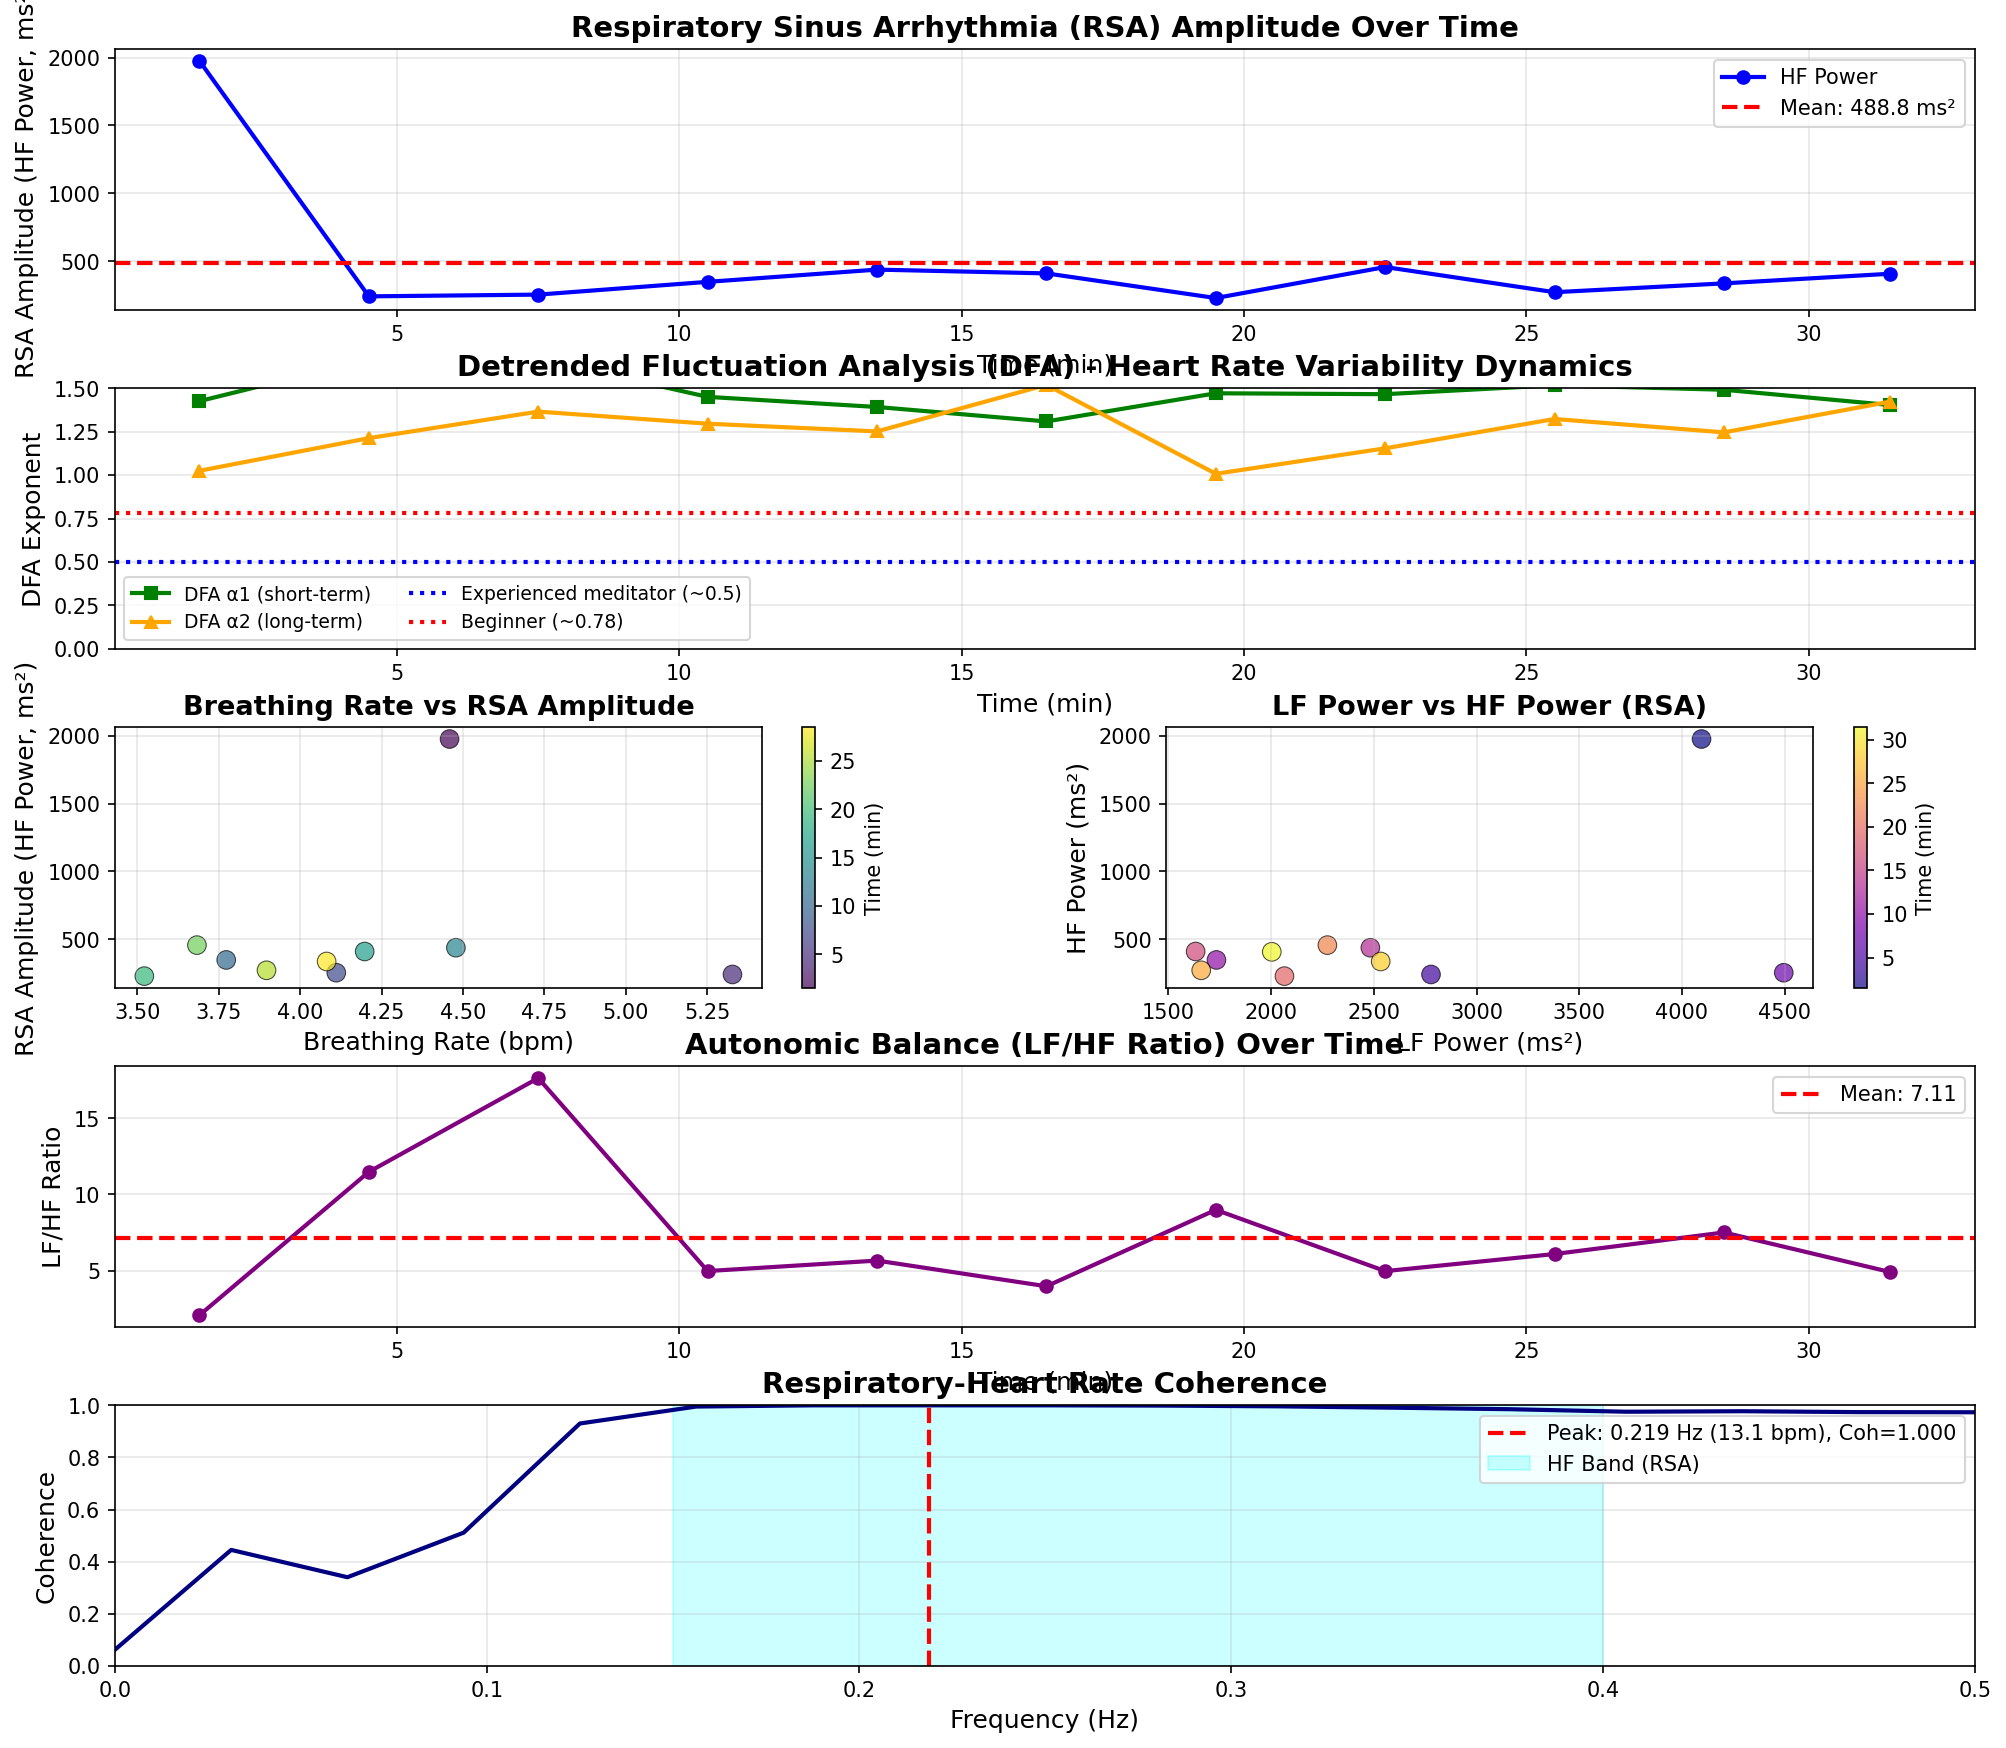

Here is the Python script that generated this plot:
#!/usr/bin/env python3
"""
呼吸性洞性不整脈（RSA）分析スクリプト

RSA（Respiratory Sinus Arrhythmia）は呼吸に同期した心拍変動で、
副交感神経活動の指標として重要です。

主要分析項目:
1. RSA振幅の時系列変化（HF Power基準）
2. 呼吸-心拍の同期性（Coherence分析）
3. DFA分析（ゆらぎ解析）
4. 周波数領域解析（HF/LF比較）

参考文献:
- Heart rate dynamics in different levels of Zen meditation
  (International Journal of Cardiology, 2010)
- 経験豊富な瞑想者: DFA ≈ 0.5
- 初心者: DFA ≈ 0.78
"""

import sys
from pathlib import Path

import matplotlib
matplotlib.use('Agg')
import matplotlib.pyplot as plt
import neurokit2 as nk
import numpy as np
import pandas as pd
from scipy import signal, interpolate

# プロジェクトルートをパスに追加
project_root = Path(__file__).resolve().parents[2]
sys.path.insert(0, str(project_root))

from lib.loaders.selfloops import load_selfloops_csv, get_hrv_data
from lib.sensors.ecg.respiration import (
    calculate_breathing_rate,
    analyze_breathing_hrv_correlation
)


def calculate_rsa_amplitude(rr_intervals, sampling_rate=1000, method='hf_power'):
    """
    RSA振幅を計算

    Parameters
    ----------
    rr_intervals : np.ndarray
        R-R間隔（ms）
    sampling_rate : int
        サンプリングレート（Hz）
    method : str
        'hf_power': HF成分のパワー（ms²）
        'peak_valley': ピーク-バレー差分（bpm）

    Returns
    -------
    float
        RSA振幅
    """
    if len(rr_intervals) < 10:
        return np.nan

    try:
        if method == 'hf_power':
            # HF成分（0.15-0.4 Hz）のパワーでRSA振幅を評価
            peaks = nk.intervals_to_peaks(rr_intervals, sampling_rate=sampling_rate)
            hrv_freq = nk.hrv_frequency(peaks, sampling_rate=sampling_rate,
                                       show=False, normalize=False)
            return hrv_freq['HRV_HF'].values[0]
        elif method == 'peak_valley':
            # 心拍数の最大-最小差でRSA振幅を評価
            hr = 60000.0 / rr_intervals
            return np.max(hr) - np.min(hr)
    except Exception:
        return np.nan


def calculate_dfa(rr_intervals, sampling_rate=1000):
    """
    DFA (Detrended Fluctuation Analysis) を計算

    ゆらぎの長期相関を評価する指標
    - DFA < 0.5: 反相関（平均への回帰傾向）
    - DFA ≈ 0.5: ランダムウォーク
    - 0.5 < DFA < 1.0: 長期相関
    - DFA ≈ 1.0: 1/fノイズ（ピンクノイズ）

    瞑想の文脈:
    - 経験豊富な瞑想者: DFA ≈ 0.5
    - 初心者: DFA ≈ 0.78

    Parameters
    ----------
    rr_intervals : np.ndarray
        R-R間隔（ms）
    sampling_rate : int
        サンプリングレート（Hz）

    Returns
    -------
    dict
        - dfa_alpha1: 短期スケールのDFA指数
        - dfa_alpha2: 長期スケールのDFA指数
    """
    if len(rr_intervals) < 50:
        return {'dfa_alpha1': np.nan, 'dfa_alpha2': np.nan}

    try:
        peaks = nk.intervals_to_peaks(rr_intervals, sampling_rate=sampling_rate)
        hrv_nonlinear = nk.hrv_nonlinear(peaks, sampling_rate=sampling_rate, show=False)

        return {
            'dfa_alpha1': hrv_nonlinear['HRV_DFA_alpha1'].values[0],
            'dfa_alpha2': hrv_nonlinear['HRV_DFA_alpha2'].values[0]
        }
    except Exception:
        return {'dfa_alpha1': np.nan, 'dfa_alpha2': np.nan}


def calculate_respiratory_heart_coherence(hr_signal, rsp_signal, fs=8.0):
    """
    呼吸-心拍間のコヒーレンスを計算

    Parameters
    ----------
    hr_signal : np.ndarray
        心拍数時系列
    rsp_signal : np.ndarray
        呼吸信号時系列
    fs : float
        サンプリング周波数（Hz）

    Returns
    -------
    dict
        - coherence_freq: コヒーレンス周波数軸
        - coherence: コヒーレンス値
        - peak_coherence: 最大コヒーレンス値
        - peak_freq: 最大コヒーレンスの周波数
    """
    # コヒーレンス計算（welch法）
    f, Cxy = signal.coherence(hr_signal, rsp_signal, fs=fs, nperseg=min(256, len(hr_signal)))

    # 呼吸帯域（0.05-0.5 Hz）での最大コヒーレンス
    mask = (f >= 0.05) & (f <= 0.5)
    f_br = f[mask]
    Cxy_br = Cxy[mask]

    if len(Cxy_br) > 0:
        peak_idx = np.argmax(Cxy_br)
        peak_coherence = Cxy_br[peak_idx]
        peak_freq = f_br[peak_idx]
    else:
        peak_coherence = np.nan
        peak_freq = np.nan

    return {
        'coherence_freq': f,
        'coherence': Cxy,
        'peak_coherence': peak_coherence,
        'peak_freq': peak_freq
    }


def analyze_rsa_time_series(hrv_data, window_minutes=3):
    """
    RSA指標の時系列変化を分析

    Parameters
    ----------
    hrv_data : dict
        HRVデータ
    window_minutes : float
        ウィンドウサイズ（分）

    Returns
    -------
    pd.DataFrame
        時系列RSA指標
    """
    window_sec = window_minutes * 60
    rr_intervals = hrv_data['rr_intervals_clean']
    rr_time = hrv_data['time']
    total_duration = rr_time[-1]

    results = []

    for start_time in np.arange(0, total_duration, window_sec):
        end_time = min(start_time + window_sec, total_duration)
        timestamp_min = (start_time + end_time) / 2 / 60

        # ウィンドウ内のR-R間隔
        mask = (rr_time >= start_time) & (rr_time < end_time)
        rr_window = rr_intervals[mask]

        if len(rr_window) > 50:
            # RSA振幅（HF Power）
            rsa_amplitude = calculate_rsa_amplitude(rr_window, method='hf_power')

            # DFA指標
            dfa = calculate_dfa(rr_window)

            # 基本HRV指標
            try:
                peaks = nk.intervals_to_peaks(rr_window, sampling_rate=1000)
                hrv_time = nk.hrv_time(peaks, sampling_rate=1000, show=False)
                hrv_freq = nk.hrv_frequency(peaks, sampling_rate=1000, show=False, normalize=False)

                rmssd = hrv_time['HRV_RMSSD'].values[0]
                sdnn = hrv_time['HRV_SDNN'].values[0]
                lf_power = hrv_freq['HRV_LF'].values[0]
                hf_power = hrv_freq['HRV_HF'].values[0]
                lf_hf = hrv_freq['HRV_LFHF'].values[0]
            except Exception:
                rmssd = np.nan
                sdnn = np.nan
                lf_power = np.nan
                hf_power = np.nan
                lf_hf = np.nan
        else:
            rsa_amplitude = np.nan
            dfa = {'dfa_alpha1': np.nan, 'dfa_alpha2': np.nan}
            rmssd = np.nan
            sdnn = np.nan
            lf_power = np.nan
            hf_power = np.nan
            lf_hf = np.nan

        results.append({
            'Time (min)': timestamp_min,
            'RSA Amplitude (HF Power, ms^2)': rsa_amplitude,
            'DFA α1': dfa['dfa_alpha1'],
            'DFA α2': dfa['dfa_alpha2'],
            'RMSSD (ms)': rmssd,
            'SDNN (ms)': sdnn,
            'LF Power (ms^2)': lf_power,
            'HF Power (ms^2)': hf_power,
            'LF/HF': lf_hf
        })

    return pd.DataFrame(results)


def plot_rsa_analysis(hrv_data, rsa_metrics_df, breathing_result, coherence_result, output_dir):
    """
    RSA分析結果を可視化

    Parameters
    ----------
    hrv_data : dict
        HRVデータ
    rsa_metrics_df : pd.DataFrame
        RSA時系列指標
    breathing_result : RespirationResult
        呼吸分析結果
    coherence_result : dict
        コヒーレンス分析結果
    output_dir : Path
        出力ディレクトリ
    """
    fig = plt.figure(figsize=(16, 14))
    gs = fig.add_gridspec(5, 2, hspace=0.3, wspace=0.3)

    # (1) RSA振幅の時系列変化
    ax1 = fig.add_subplot(gs[0, :])
    time = rsa_metrics_df['Time (min)']
    rsa_amp = rsa_metrics_df['RSA Amplitude (HF Power, ms^2)']
    ax1.plot(time, rsa_amp, 'o-', linewidth=2, markersize=6, color='blue', label='HF Power')
    ax1.axhline(np.nanmean(rsa_amp), color='red', linestyle='--', linewidth=2,
               label=f'Mean: {np.nanmean(rsa_amp):.1f} ms²')
    ax1.set_xlabel('Time (min)', fontsize=12)
    ax1.set_ylabel('RSA Amplitude (HF Power, ms²)', fontsize=12)
    ax1.set_title('Respiratory Sinus Arrhythmia (RSA) Amplitude Over Time',
                 fontsize=14, fontweight='bold')
    ax1.legend(fontsize=10)
    ax1.grid(True, alpha=0.3)

    # (2) DFA指標の時系列変化
    ax2 = fig.add_subplot(gs[1, :])
    dfa1 = rsa_metrics_df['DFA α1']
    dfa2 = rsa_metrics_df['DFA α2']
    ax2.plot(time, dfa1, 's-', linewidth=2, markersize=6, color='green', label='DFA α1 (short-term)')
    ax2.plot(time, dfa2, '^-', linewidth=2, markersize=6, color='orange', label='DFA α2 (long-term)')

    # 参照線: 経験豊富な瞑想者 vs 初心者
    ax2.axhline(0.5, color='blue', linestyle=':', linewidth=2,
               label='Experienced meditator (~0.5)')
    ax2.axhline(0.78, color='red', linestyle=':', linewidth=2,
               label='Beginner (~0.78)')

    ax2.set_xlabel('Time (min)', fontsize=12)
    ax2.set_ylabel('DFA Exponent', fontsize=12)
    ax2.set_title('Detrended Fluctuation Analysis (DFA) - Heart Rate Variability Dynamics',
                 fontsize=14, fontweight='bold')
    ax2.legend(fontsize=9, ncol=2)
    ax2.grid(True, alpha=0.3)
    ax2.set_ylim([0, 1.5])

    # (3) 呼吸数 vs RSA振幅
    ax3 = fig.add_subplot(gs[2, 0])
    br_data = breathing_result.time_series
    merged = pd.merge(br_data, rsa_metrics_df, on='Time (min)', how='inner')

    ax3.scatter(merged['BR (bpm)'], merged['RSA Amplitude (HF Power, ms^2)'],
               alpha=0.7, s=80, c=merged['Time (min)'], cmap='viridis',
               edgecolors='black', linewidth=0.5)
    ax3.set_xlabel('Breathing Rate (bpm)', fontsize=12)
    ax3.set_ylabel('RSA Amplitude (HF Power, ms²)', fontsize=12)
    ax3.set_title('Breathing Rate vs RSA Amplitude', fontsize=13, fontweight='bold')
    ax3.grid(True, alpha=0.3)
    cbar = plt.colorbar(ax3.collections[0], ax=ax3)
    cbar.set_label('Time (min)', fontsize=10)

    # (4) LF vs HF Power
    ax4 = fig.add_subplot(gs[2, 1])
    lf = rsa_metrics_df['LF Power (ms^2)']
    hf = rsa_metrics_df['HF Power (ms^2)']
    ax4.scatter(lf, hf, alpha=0.7, s=80, c=time, cmap='plasma',
               edgecolors='black', linewidth=0.5)
    ax4.set_xlabel('LF Power (ms²)', fontsize=12)
    ax4.set_ylabel('HF Power (ms²)', fontsize=12)
    ax4.set_title('LF Power vs HF Power (RSA)', fontsize=13, fontweight='bold')
    ax4.grid(True, alpha=0.3)
    cbar = plt.colorbar(ax4.collections[0], ax=ax4)
    cbar.set_label('Time (min)', fontsize=10)

    # (5) LF/HF比の時系列変化
    ax5 = fig.add_subplot(gs[3, :])
    lf_hf = rsa_metrics_df['LF/HF']
    ax5.plot(time, lf_hf, 'o-', linewidth=2, markersize=6, color='purple')
    ax5.axhline(np.nanmean(lf_hf), color='red', linestyle='--', linewidth=2,
               label=f'Mean: {np.nanmean(lf_hf):.2f}')
    ax5.set_xlabel('Time (min)', fontsize=12)
    ax5.set_ylabel('LF/HF Ratio', fontsize=12)
    ax5.set_title('Autonomic Balance (LF/HF Ratio) Over Time', fontsize=14, fontweight='bold')
    ax5.legend(fontsize=10)
    ax5.grid(True, alpha=0.3)

    # (6) 呼吸-心拍コヒーレンス
    ax6 = fig.add_subplot(gs[4, :])
    if coherence_result is not None:
        freqs = coherence_result['coherence_freq']
        coherence = coherence_result['coherence']
        peak_freq = coherence_result['peak_freq']
        peak_coh = coherence_result['peak_coherence']

        ax6.plot(freqs, coherence, linewidth=2, color='navy')
        ax6.axvline(peak_freq, color='red', linestyle='--', linewidth=2,
                   label=f'Peak: {peak_freq:.3f} Hz ({peak_freq*60:.1f} bpm), Coh={peak_coh:.3f}')
        ax6.axvspan(0.15, 0.4, alpha=0.2, color='cyan', label='HF Band (RSA)')
        ax6.set_xlabel('Frequency (Hz)', fontsize=12)
        ax6.set_ylabel('Coherence', fontsize=12)
        ax6.set_title('Respiratory-Heart Rate Coherence', fontsize=14, fontweight='bold')
        ax6.set_xlim([0, 0.5])
        ax6.set_ylim([0, 1])
        ax6.legend(fontsize=10)
        ax6.grid(True, alpha=0.3)
    else:
        ax6.text(0.5, 0.5, 'Coherence data not available',
                ha='center', va='center', fontsize=14, color='red')
        ax6.set_xlim([0, 1])
        ax6.set_ylim([0, 1])

    output_path = output_dir / 'rsa_analysis.png'
    plt.savefig(output_path, dpi=150, bbox_inches='tight')
    plt.close()

    print(f'✓ RSAプロット保存: {output_path}')


def generate_rsa_report(hrv_data, rsa_metrics_df, breathing_result, coherence_result, output_dir):
    """
    RSA分析レポートを生成

    Parameters
    ----------
    hrv_data : dict
        HRVデータ
    rsa_metrics_df : pd.DataFrame
        RSA時系列指標
    breathing_result : RespirationResult
        呼吸分析結果
    coherence_result : dict
        コヒーレンス分析結果
    output_dir : Path
        出力ディレクトリ
    """
    # 統計サマリー
    mean_rsa = np.nanmean(rsa_metrics_df['RSA Amplitude (HF Power, ms^2)'])
    std_rsa = np.nanstd(rsa_metrics_df['RSA Amplitude (HF Power, ms^2)'])
    mean_dfa1 = np.nanmean(rsa_metrics_df['DFA α1'])
    std_dfa1 = np.nanstd(rsa_metrics_df['DFA α1'])
    mean_lf_hf = np.nanmean(rsa_metrics_df['LF/HF'])
    std_lf_hf = np.nanstd(rsa_metrics_df['LF/HF'])

    # 呼吸数情報
    mean_br = breathing_result.breathing_rate
    std_br = breathing_result.breathing_rate_std

    # コヒーレンス情報
    if coherence_result is not None:
        peak_coh = coherence_result['peak_coherence']
        peak_freq = coherence_result['peak_freq']
        coherence_section = f"""
### 呼吸-心拍コヒーレンス

- **最大コヒーレンス値**: {peak_coh:.3f}
- **最大コヒーレンス周波数**: {peak_freq:.3f} Hz ({peak_freq*60:.1f} bpm)

コヒーレンスが高い（>0.7）場合、呼吸と心拍が高度に同期しています。
"""
    else:
        coherence_section = """
### 呼吸-心拍コヒーレンス

データ不足のため計算できませんでした。
"""

    # DFAの評価
    if mean_dfa1 < 0.6:
        dfa_interpretation = "**経験豊富な瞑想者レベル** (DFA < 0.6)"
        dfa_note = "心拍のゆらぎがランダムウォークに近く、睡眠の境界に近い深い瞑想状態を示唆"
    elif mean_dfa1 < 0.9:
        dfa_interpretation = "**中級者レベル** (0.6 ≤ DFA < 0.9)"
        dfa_note = "適度な長期相関を持つゆらぎパターン"
    else:
        dfa_interpretation = "**初心者レベル** (DFA ≥ 0.9)"
        dfa_note = "より規則的な心拍パターン"

    # マークダウンテーブル生成
    def df_to_markdown(df):
        lines = []
        header = '| ' + ' | '.join(df.columns) + ' |'
        lines.append(header)
        separator = '|' + '|'.join([':-----:' for _ in df.columns]) + '|'
        lines.append(separator)

        for _, row in df.iterrows():
            values = []
            for val in row:
                if pd.isna(val):
                    values.append('-')
                elif isinstance(val, float):
                    values.append(f'{val:.2f}')
                else:
                    values.append(str(val))
            line = '| ' + ' | '.join(values) + ' |'
            lines.append(line)

        return '\n'.join(lines)

    metrics_table = df_to_markdown(rsa_metrics_df)

    report = f"""# 呼吸性洞性不整脈（RSA）分析レポート

## 概要

呼吸性洞性不整脈（Respiratory Sinus Arrhythmia: RSA）は、呼吸に同期して心拍数が変動する正常な生理現象で、
副交感神経（迷走神経）活動の指標として重要です。

このレポートでは、ECGのR-R間隔データからRSAを定量化し、瞑想の習熟度を評価しました。

## 主要指標サマリー

| 指標 | 値 |
|:-----|---:|
| **測定時間** | {hrv_data['time'][-1]/60:.2f} 分 |
| **平均呼吸数** | {mean_br:.1f} ± {std_br:.1f} bpm |
| **平均RSA振幅（HF Power）** | {mean_rsa:.1f} ± {std_rsa:.1f} ms² |
| **平均DFA α1** | {mean_dfa1:.3f} ± {std_dfa1:.3f} |
| **平均LF/HF比** | {mean_lf_hf:.2f} ± {std_lf_hf:.2f} |

## RSA分析結果

### RSA振幅（HF Power）

- **平均**: {mean_rsa:.1f} ms²
- **標準偏差**: {std_rsa:.1f} ms²

RSA振幅はHF成分（0.15-0.4 Hz）のパワーで評価しています。
高い値ほど、呼吸による心拍調節が効果的であることを示します。

### DFA（ゆらぎ解析）

- **平均DFA α1**: {mean_dfa1:.3f}
- **評価**: {dfa_interpretation}
- **解釈**: {dfa_note}

**参考値（文献より）:**
- 経験豊富な禅瞑想者: DFA ≈ 0.5
- 初心者: DFA ≈ 0.78

**出典**: Peressutti et al., "Heart rate dynamics in different levels of Zen meditation",
International Journal of Cardiology, 2010

### 自律神経バランス（LF/HF比）

- **平均LF/HF比**: {mean_lf_hf:.2f}

LF/HF比が低いほど副交感神経優位（リラックス状態）を示します。
- < 1.0: 副交感神経優位
- 1.0-2.0: バランス
- > 2.0: 交感神経優位

{coherence_section}

## 時系列データ（3分ごと）

{metrics_table}

**指標の説明:**
- **RSA Amplitude (HF Power)**: 呼吸性洞性不整脈の振幅（HF成分パワー、ms²）
- **DFA α1**: 短期スケールのゆらぎ指数（瞑想習熟度の指標）
- **DFA α2**: 長期スケールのゆらぎ指数
- **RMSSD**: 連続R-R間隔差の二乗平均平方根（副交感神経活動）
- **SDNN**: R-R間隔の標準偏差（全体的なHRV）
- **LF Power**: 低周波パワー（0.04-0.15 Hz）
- **HF Power**: 高周波パワー（0.15-0.4 Hz、RSAを反映）
- **LF/HF**: 自律神経バランス指標

## 瞑想習熟度の評価

### 総合評価

1. **DFA指数**: {mean_dfa1:.3f} → {dfa_interpretation}
2. **RSA振幅**: {mean_rsa:.1f} ms² → {'高い' if mean_rsa > 500 else '中程度' if mean_rsa > 200 else '低い'}副交感神経活動
3. **LF/HF比**: {mean_lf_hf:.2f} → {'副交感神経優位' if mean_lf_hf < 1.0 else 'バランス' if mean_lf_hf < 2.0 else '交感神経優位'}

### RSAと瞑想の関係

論文「Heart rate dynamics in different levels of Zen meditation」によると、
経験豊富な坐禅実践者は以下の特徴を示します：

1. **低いDFA指数（~0.5）**: 睡眠の境界に近い深い瞑想状態
2. **高いHF成分**: 強化された副交感神経活動
3. **強化されたRSA**: 呼吸と心拍の高度な同期

あなたのデータはこれらの基準と比較して評価できます。

## 可視化

![RSA分析結果](rsa_analysis.png)

## 参考文献

1. Peressutti, C., Martín-González, J. M., García-Manso, J. M., & Mesa, D. (2010).
   Heart rate dynamics in different levels of Zen meditation.
   International Journal of Cardiology, 145(1), 142-146.

2. Task Force of the European Society of Cardiology and the North American Society
   of Pacing and Electrophysiology (1996). Heart rate variability: standards of
   measurement, physiological interpretation and clinical use. Circulation, 93(5), 1043-1065.

---

生成日時: {pd.Timestamp.now().strftime('%Y-%m-%d %H:%M:%S')}
"""

    report_path = output_dir / 'RSA_REPORT.md'
    with open(report_path, 'w', encoding='utf-8') as f:
        f.write(report)

    print(f'✓ レポート保存: {report_path}')


def main():
    """メイン実行関数"""
    print('='*70)
    print('呼吸性洞性不整脈（RSA）分析')
    print('='*70)
    print()

    # 最新のSelfloopsデータを使用
    csv_path = project_root / 'data/selfloops/selfloops_2026-01-12--06-21-05.csv'
    output_dir = Path(__file__).parent

    # 1. データ読み込み
    print(f'データ読み込み: {csv_path.name}')
    df = load_selfloops_csv(str(csv_path), warmup_seconds=0)
    hrv_data = get_hrv_data(df, use_device_hr=False, clean_artifacts=True)
    print(f'測定時間: {hrv_data["time"][-1]/60:.2f} 分')
    print()

    # 2. 呼吸分析（既存ライブラリ活用）
    print('呼吸数を計算中...')
    breathing_result = calculate_breathing_rate(
        hrv_data,
        target_fs=8.0,
        peak_distance=8.0,
        window_minutes=3.0
    )
    print(f'平均呼吸数: {breathing_result.breathing_rate:.1f} ± {breathing_result.breathing_rate_std:.1f} bpm')
    print()

    # 3. RSA時系列分析
    print('RSA指標の時系列変化を計算中...')
    rsa_metrics_df = analyze_rsa_time_series(hrv_data, window_minutes=3)
    print(f'ウィンドウ数: {len(rsa_metrics_df)}')
    print()

    # 4. 呼吸-心拍コヒーレンス分析
    print('呼吸-心拍コヒーレンスを計算中...')
    try:
        # リサンプリング済み信号を使用
        rr_intervals = hrv_data['rr_intervals_clean']
        hr_signal = 60000.0 / rr_intervals
        time_original = np.cumsum(rr_intervals) / 1000

        target_fs = 8.0
        time_resampled = np.arange(0, time_original[-1], 1.0/target_fs)

        f = interpolate.interp1d(time_original, hr_signal, kind='cubic', fill_value='extrapolate')
        hr_resampled = f(time_resampled)

        # EDR信号
        edr_signal = nk.ecg_rsp(hr_resampled, sampling_rate=int(target_fs), method='vangent2019')

        coherence_result = calculate_respiratory_heart_coherence(hr_resampled, edr_signal, fs=target_fs)
        print(f'最大コヒーレンス: {coherence_result["peak_coherence"]:.3f} @ {coherence_result["peak_freq"]:.3f} Hz')
    except Exception as e:
        print(f'コヒーレンス計算エラー: {e}')
        coherence_result = None
    print()

    # 5. 可視化
    print('プロット生成中...')
    plot_rsa_analysis(hrv_data, rsa_metrics_df, breathing_result, coherence_result, output_dir)
    print()

    # 6. レポート生成
    print('レポート生成中...')
    generate_rsa_report(hrv_data, rsa_metrics_df, breathing_result, coherence_result, output_dir)
    print()

    print('='*70)
    print('RSA分析完了!')
    print('='*70)


if __name__ == '__main__':
    main()
